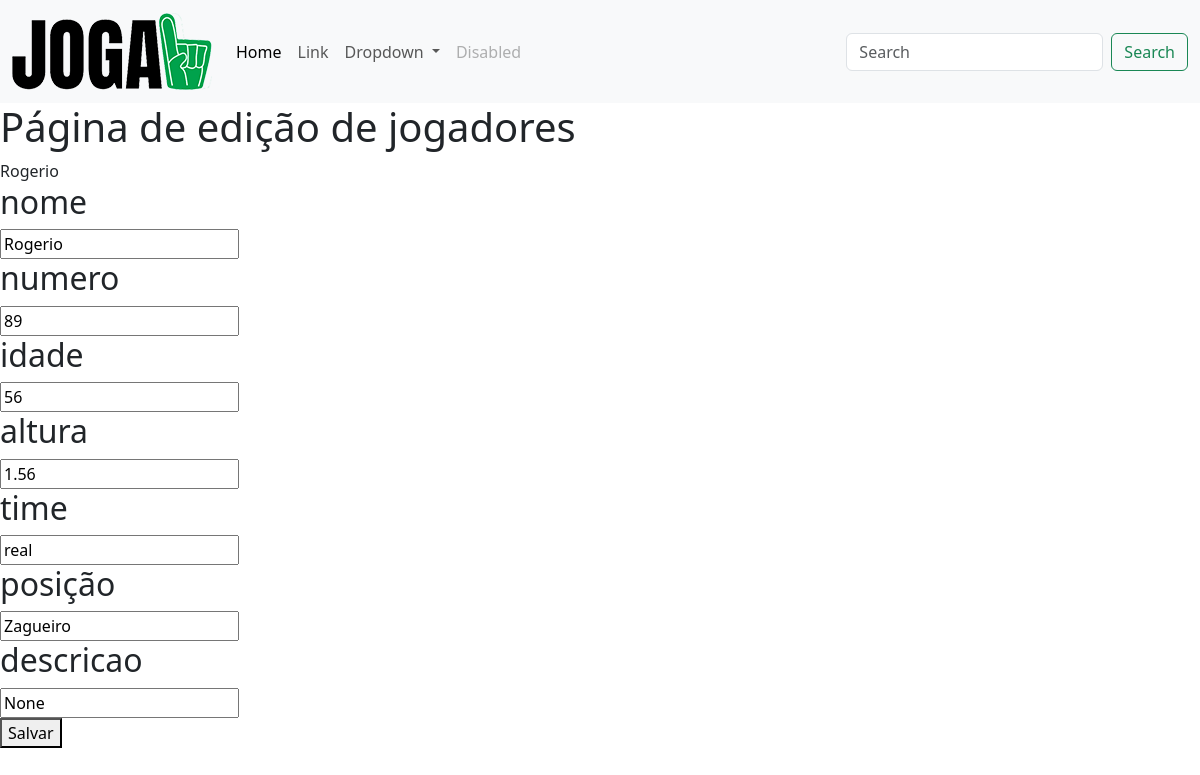
The page /editar/9 on the database as committed earlier.
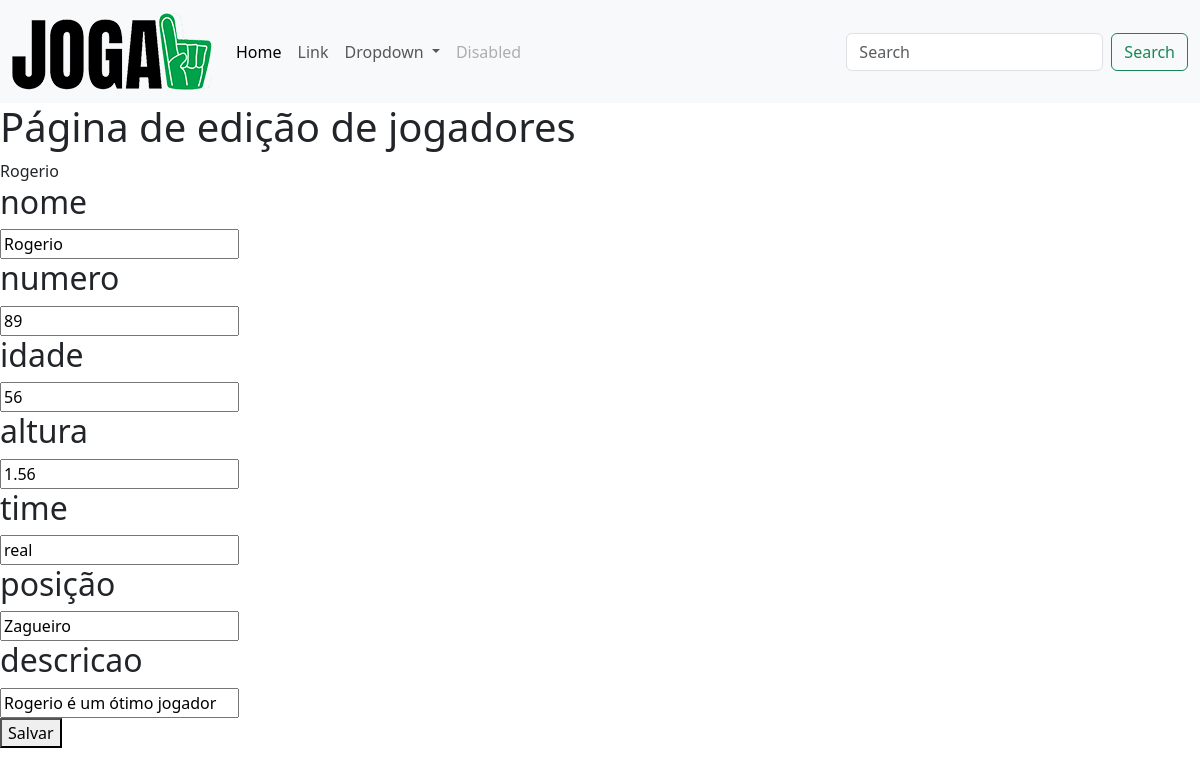
The same page on the database as committed later.
### jogadores/models.py (models this page shows, shortened)
class Jogadores(models.Model):
    nome = models.CharField(max_length=100)
    numero = models.IntegerField()
    idade = models.IntegerField()
    altura = models.DecimalField(max_digits=3, decimal_places=2)
    time = models.CharField(max_length=100)
    posicao = models.CharField(max_length=20)
    foto = models.ImageField(upload_to='foto_jogadores', null=True, blank=True)
    descricao = models.CharField(max_length=300, null=True, blank=True)

### jogadores/views.py (the view)
# urls.py: path('editar/<int:id>', editar, name='editar'),
def editar(request, id):
    jogador = Jogadores.objects.get(id=id)
    return render(request, "editar.html", {'jogador': jogador})

### templates/editar.html (shortened to what this page needs)
{% extends 'base.html' %}
{% load static %}
{% block content %}
    <h1>Página de edição de jogadores</h1>
    <form action="{% url 'update' jogador.id %}" method="post">
        {{jogador.nome}}
        <h2>nome</h2>
        <input type="text" name="nome" value="{{jogador.nome}}"><br>
        <h2>numero</h2>
        <input type="text" name="numero" value="{{ jogador.numero }}"><br>
        <h2>idade</h2>
        <input type="text" name="idade" value="{{ jogador.idade }}"><br>
        <h2>altura</h2>
        <input type="text" name="altura" value="{{ jogador.altura }}"><br>
        <h2>time</h2>
        <input type="text" name="time" value="{{ jogador.time }}"><br>
        <h2>posição</h2>
        <input type="text" name="posicao" value="{{ jogador.posicao }}"><br>
        <h2>descricao</h2>
        <input type="text" name="descricao" value="{{ jogador.descricao }}"><br>
        <button type="submit">Salvar</button>
    </form>
{% endblock %}

Rows that differ between the two databases and show on the page:
changed Jogadores "Rogerio": descricao "None" → "Rogerio é um ótimo jogador"
